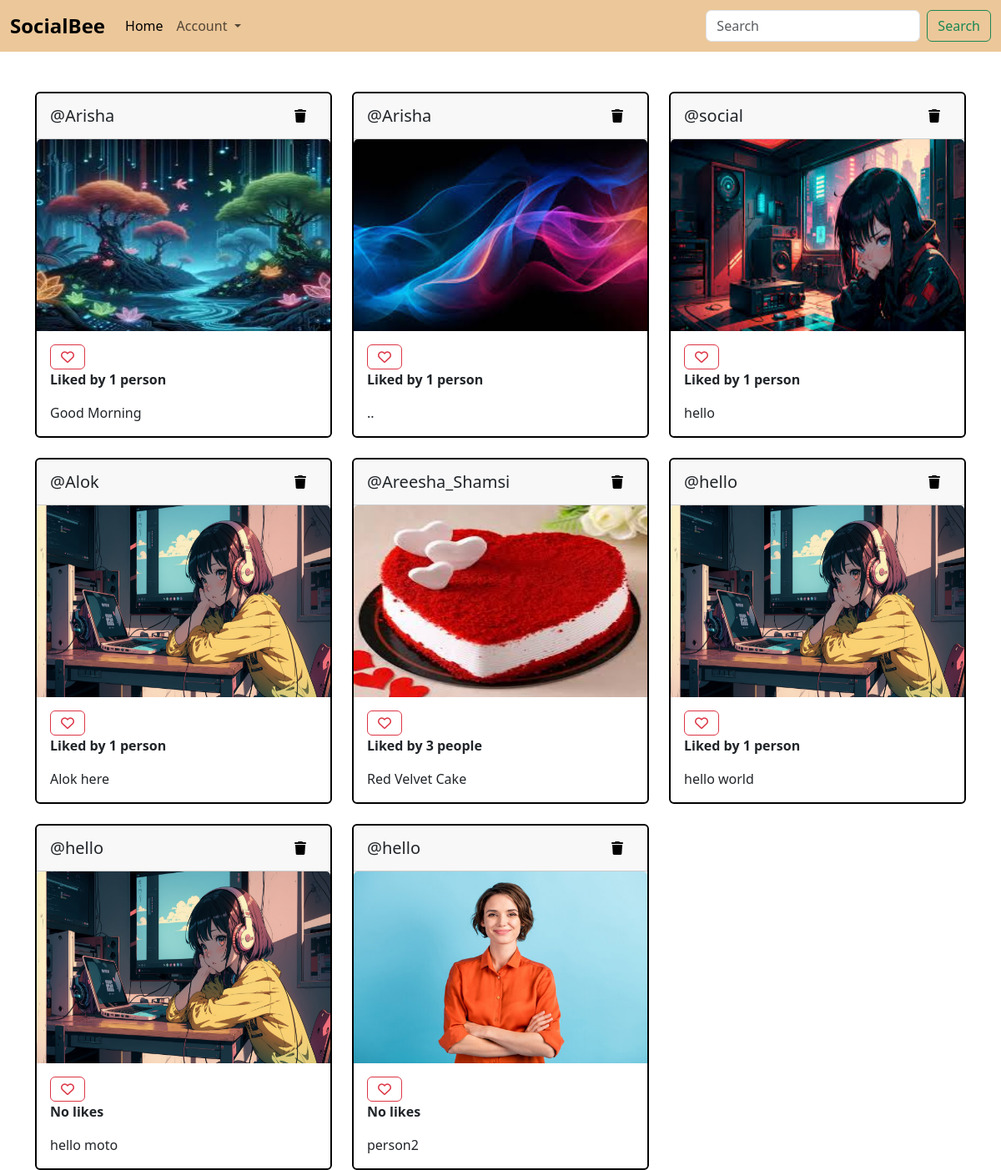
Screenshot of / (signed in) with the database file from the repository.
### core/models.py (models this page shows, shortened)
class Post(models.Model):
    id = models.UUIDField(primary_key=True, default=uuid.uuid4)
    user = models.CharField(max_length=100)
    image = models.ImageField(upload_to='post_images')
    caption = models.TextField()
    created_at = models.DateTimeField(default=datetime.now)
    no_of_likes = models.IntegerField(default=0)

### core/views.py (the view)
# urls.py: path('',views.index,name='home'),
@login_required(login_url='login')
def index(request):
    user_object = request.user
    user_profile = get_object_or_404(Profile, user=user_object)
    posts = Post.objects.all()
    return render(request, 'index.html', {'user_profile': user_profile, 'posts': posts})

### templates/index.html (shortened to what this page needs)
{% extends "base.html" %}
{% block content  %}
<div class="container mt-5">
  <div class="row row-cols-1 row-cols-md-2 row-cols-lg-3 g-4">
    {% for post in posts reversed %}
    <div class="col">
      <div class="card border border-black border border-2 h-100">
        <div class="card-header d-flex justify-content-between align-items-center">
          <h5 class="card-title  mb-0">@{{ post.user }}</h5>
            <button type="submit" class="btn btn-link text-black" title="Delete">
                <i class="fa-solid fa-trash"></i>
            </button>
        </div>
        <img src="{{ post.image.url }}" class="card-img-top"style="height:230px;" alt="Post Image">
        <div class="card-body">
           <a href="/like-post?post_id={{post.id}}"><i class="fa-regular fa-heart btn btn-outline-danger"></i></a>
           {% if post.no_of_likes == 0 %}
            <p class="fw-bold">No likes</p>
            {% elif post.no_of_likes == 1 %}
            <p class="fw-bold">Liked by {{post.no_of_likes}} person</p>
            {% else %}
            <p class="fw-bold">Liked by {{post.no_of_likes}} people</p>
            {% endif %}
          <p class="card-text">{{post.caption}}
          </p>
        </div>
      </div>
    </div>
    {% endfor %}
  </div>
</div>
{% endblock %}

### templates/base.html (shortened to what this page needs)
{% load static %}
<!DOCTYPE html>
<html lang="en" data-bs-theme="light">
<head>
    <link href="https://cdn.jsdelivr.net/npm/bootstrap@5.3.3/dist/css/bootstrap.min.css" rel="stylesheet">
    <link rel="stylesheet" href="https://cdnjs.cloudflare.com/ajax/libs/font-awesome/6.6.0/css/all.min.css" />
</head>
<nav class="navbar navbar-expand-lg ">
  <div class="container-fluid">
    <a class="navbar-brand text-color fs-4 fw-bold" href="#">SocialBee</a>
    <div class="collapse navbar-collapse" id="navbarSupportedContent">
      <ul class="navbar-nav me-auto mb-2 mb-lg-0">
        <li class="nav-item">
          <a class="nav-link active" aria-current="page" href="{% url 'home'%}">Home</a>
        </li>
        <li class="nav-item dropdown">
          <a class="nav-link dropdown-toggle" href="#" role="button" data-bs-toggle="dropdown" aria-expanded="false">
            Account
          </a>
        </li>
      </ul>
      <form class="d-flex" role="search" method="POST" action="{% url 'search' %}">
        <input class="form-control me-2" type="search" name="username" placeholder="Search" aria-label="Search">
        <button class="btn btn-outline-success" type="submit">Search</button>
      </form>
    </div>
  </div>
</nav>
{% block content %}
{% endblock %}
</body>
</html>

### templates/base.html (style rules this page uses)
.text-color { color:black; }
.navbar { background-color: rgb(236, 199, 153); }

### rows the page displays
Post: user "Arisha", image (picture), no_of_likes "1", caption "Good Morning"
Post: user "Arisha", image (picture), no_of_likes "1", caption ".."
Post: user "social", image (picture), no_of_likes "1", caption "hello"
Post: user "Alok", image (picture), no_of_likes "1", caption "Alok here"
Post: user "Areesha_Shamsi", image (picture), no_of_likes "3", caption "Red Velvet Cake"
Post: user "hello", image (picture), no_of_likes "1", caption "hello world"
Post: user "hello", image (picture), no_of_likes "No likes", caption "hello moto"
Post: user "hello", image (picture), no_of_likes "No likes", caption "person2"
